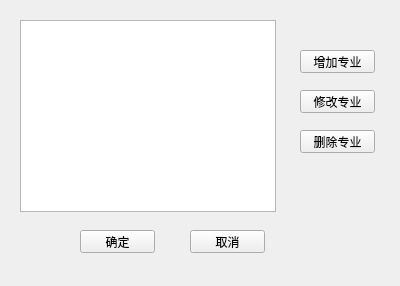
<?xml version="1.0" encoding="UTF-8"?>
<ui version="4.0">
 <class>MajorInformation</class>
 <widget class="QWidget" name="MajorInformation">
  <property name="geometry">
   <rect>
    <x>0</x>
    <y>0</y>
    <width>400</width>
    <height>286</height>
   </rect>
  </property>
  <property name="windowTitle">
   <string>Form</string>
  </property>
  <widget class="QPushButton" name="AddButton">
   <property name="geometry">
    <rect>
     <x>300</x>
     <y>50</y>
     <width>75</width>
     <height>23</height>
    </rect>
   </property>
   <property name="text">
    <string>增加专业</string>
   </property>
  </widget>
  <widget class="QPushButton" name="ChangeButton">
   <property name="geometry">
    <rect>
     <x>300</x>
     <y>90</y>
     <width>75</width>
     <height>23</height>
    </rect>
   </property>
   <property name="text">
    <string>修改专业</string>
   </property>
  </widget>
  <widget class="QPushButton" name="DeleteButton">
   <property name="geometry">
    <rect>
     <x>300</x>
     <y>130</y>
     <width>75</width>
     <height>23</height>
    </rect>
   </property>
   <property name="text">
    <string>删除专业</string>
   </property>
  </widget>
  <widget class="QPushButton" name="SureButton">
   <property name="geometry">
    <rect>
     <x>80</x>
     <y>230</y>
     <width>75</width>
     <height>23</height>
    </rect>
   </property>
   <property name="text">
    <string>确定</string>
   </property>
  </widget>
  <widget class="QPushButton" name="CancelButton">
   <property name="geometry">
    <rect>
     <x>190</x>
     <y>230</y>
     <width>75</width>
     <height>23</height>
    </rect>
   </property>
   <property name="text">
    <string>取消</string>
   </property>
  </widget>
  <widget class="QTableWidget" name="tableWidget">
   <property name="geometry">
    <rect>
     <x>20</x>
     <y>20</y>
     <width>256</width>
     <height>192</height>
    </rect>
   </property>
  </widget>
 </widget>
 <resources/>
 <connections/>
</ui>
